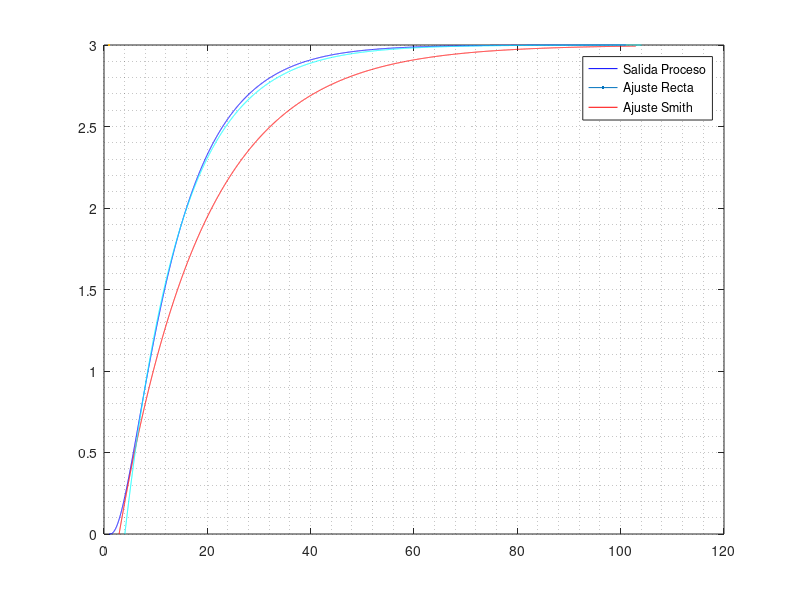

MATLAB code for this plot:
s=tf('s')

Gv=0.5/(0.5*s+1);
Gp=6/((3*s+1)*(10*s+1));

t=linspace(0,100,10000);
y = step(Gv*Gp,t)

K=3
L1=2.92
Tau=16.33
Gm=K/(Tau*s+1)

ym1=step(Gm,t)


y_t1=3*(1-exp(-1/3))
y_t2=3*(1-exp(-1))

A=[1 1 
   1 1/3]

X=inv(A)*[14.94;7.67]

L=X(1)
Tau=X(2)

Gm=K/(Tau*s+1)

ym2=step(Gm,t)

plot(t+1,y,'b',LineWidth=3)
hold on 
plot(t+L1,ym1,'r',LineWidth=3)
plot(t+L,ym2,'c',LineWidth=3)
grid minor
legend('Salida Proceso','Ajuste Recta','Ajuste Smith')
